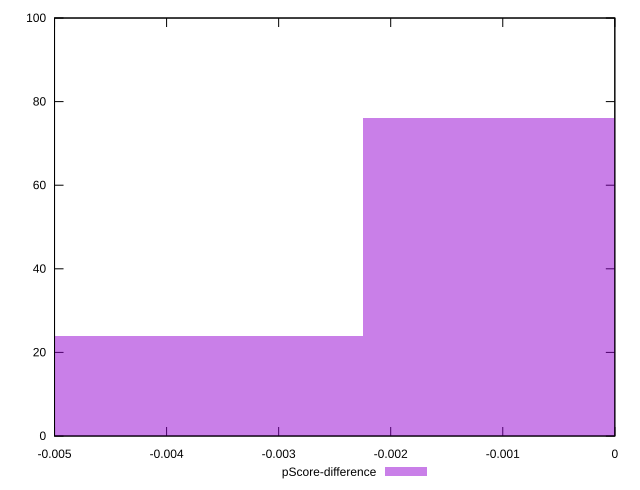

gnuplot code for this plot:
reset

$pScoreDifference <<EOF
0 76
-0.0044938983593860145 24
EOF

set key outside below
set boxwidth 0.0044938983593860145
set xrange [-0.0050000000000000044:0]
set yrange [0:100]
set trange [0:100]
set style fill transparent solid 0.5 noborder
set terminal svg size 640, 490 enhanced background rgb 'white'
set output "reprap/unminified-javascript/samples/pages/pScore-difference/histogram.svg"

plot $pScoreDifference title "pScore-difference" with boxes

reset
